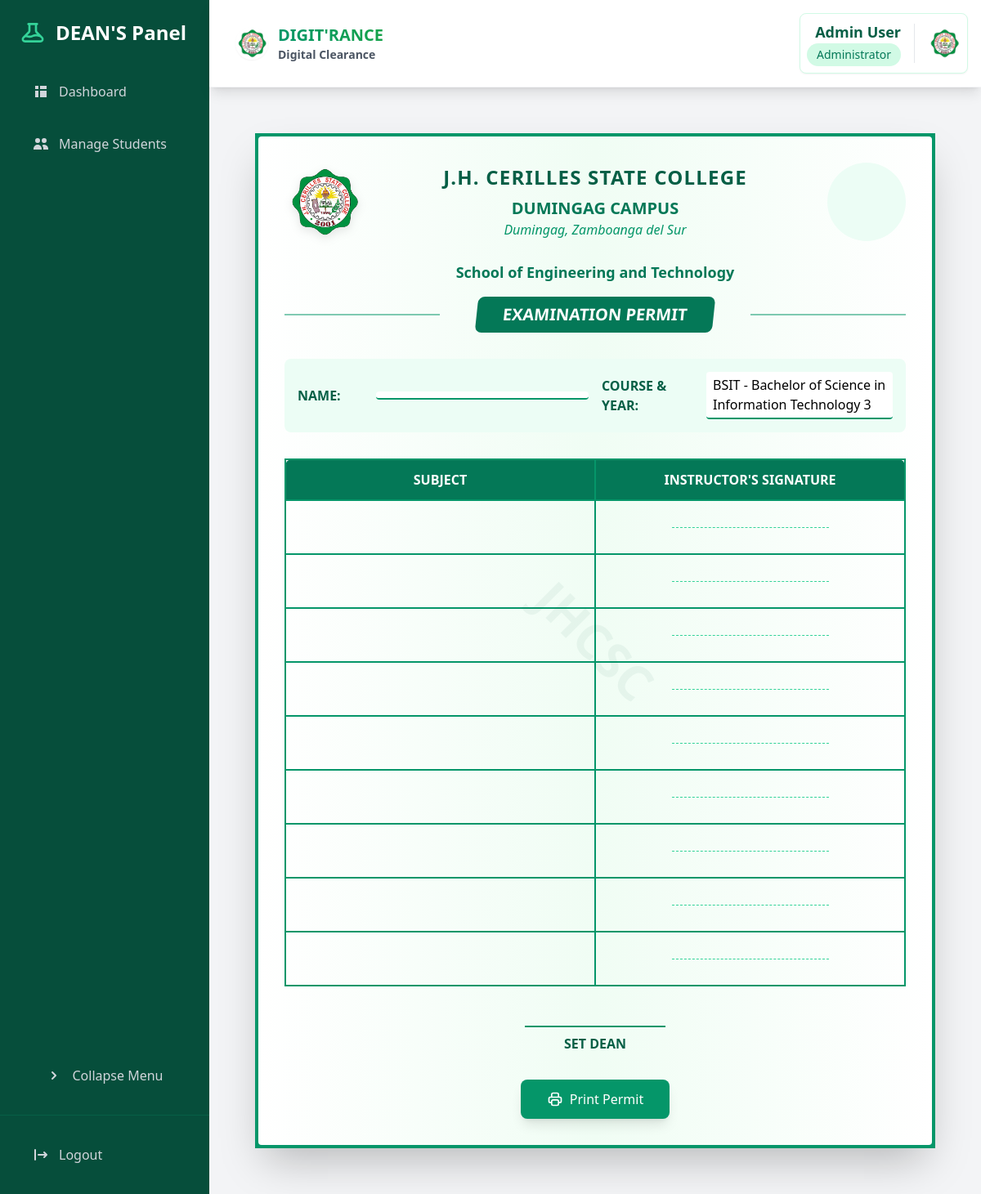
The app's page /program-chair/print-permit/1/ (signed in) with its own data.
### core/models.py (models this page shows, shortened)
class UserProfile(models.Model):
    user = models.OneToOneField(User, on_delete=models.CASCADE)
    profile_picture = models.ImageField(upload_to='admin_profiles/', null=True, blank=True)
    def get_profile_picture_url(self):
        return self.profile_picture.url if self.profile_picture else static('img/default-profile.png')

class Student(models.Model):
    user = models.OneToOneField(User, on_delete=models.CASCADE)
    student_id = models.CharField(max_length=20, unique=True)
    course = models.ForeignKey(Course, on_delete=models.PROTECT)
    year_level = models.IntegerField()
    is_boarder = models.BooleanField(default=False)
    created_at = models.DateTimeField(auto_now_add=True)
    is_approved = models.BooleanField(default=False)
    rejection_reason = models.TextField(blank=True, null=True)
    profile_picture = models.ImageField(upload_to='student_profiles/', null=True, blank=True)

class Course(models.Model):
    code = models.CharField(max_length=10, unique=True)
    name = models.CharField(max_length=100)
    dean = models.ForeignKey(Dean, on_delete=models.CASCADE, related_name='courses')
    is_active = models.BooleanField(default=True)
    created_at = models.DateTimeField(auto_now_add=True)
    updated_at = models.DateTimeField(auto_now=True)
    class Meta:
        ordering = ['code']
    def __str__(self):
        return f"{self.code} - {self.name}"

### core/views.py (the view)
# urls.py: path('program-chair/print-permit/<int:student_id>/', views.print_permit, name='print_permit'),
@login_required
def print_permit(request, student_id):
    student = get_object_or_404(Student, id=student_id)
    return render(request, 'core/print_permit.html', {
        'student': student,
        'logo_url': 'images/logo.png',
    })

### templates/core/print_permit.html (shortened to what this page needs)
{% extends "base.html" %}
{% load static %}
{% block sidebar %}
{% include "components/program_chair_sidenav.html" %}
{% endblock %}
{% block content %}
<div id="print-section" class="max-w-4xl mx-auto p-8">
    <div class="border-4 border-emerald-600 p-8 bg-white shadow-2xl relative" style="background: linear-gradient(to right, #ffffff, #f0fdf4, #ffffff);">
        <div class="absolute top-0 right-0 w-20 h-20 border-r-4 border-t-4 border-emerald-600 -m-1 rounded-tr-lg"></div>
        <div class="absolute bottom-0 left-0 w-20 h-20 border-l-4 border-b-4 border-emerald-600 -m-1 rounded-bl-lg"></div>
        <div class="absolute bottom-0 right-0 w-20 h-20 border-r-4 border-b-4 border-emerald-600 -m-1 rounded-br-lg"></div>
        <div class="text-center mb-8 relative">
            <div class="flex justify-between items-center mb-6">
                <div class="w-24 h-24">
                    <img src="{% static 'img/permit_logo.png' %}" alt="JHCSC Logo"
                         class="w-full h-full object-contain transform hover:scale-105 transition-transform duration-300"
                         style="filter: drop-shadow(0 4px 6px rgba(0, 0, 0, 0.1));">
                </div>
                <div class="flex-1 px-4">
                    <h1 class="text-2xl font-bold text-emerald-800 tracking-wider">J.H. CERILLES STATE COLLEGE</h1>
                    <h2 class="text-xl font-semibold text-emerald-700 mt-2">DUMINGAG CAMPUS</h2>
                    <p class="text-emerald-600 italic">Dumingag, Zamboanga del Sur</p>
                </div>
                <div class="w-24 h-24">
                    {% if student.program_chair.dean.logo %}
                        <img src="{{ student.program_chair.dean.logo.url }}"
                             alt="{{ student.program_chair.dean.name }} Logo"
                             class="w-full h-full object-contain transform hover:scale-105 transition-transform duration-300"
                             style="filter: drop-shadow(0 4px 6px rgba(0, 0, 0, 0.1));">
                    {% else %}
                        <div class="w-full h-full flex items-center justify-center bg-emerald-50 rounded-full">
                        </div>
                    {% endif %}
                </div>
            </div>
            <div class="mt-6">
                <h3 class="text-lg font-bold text-emerald-700">School of Engineering and Technology</h3>
                <div class="relative mt-4">
                    <div class="absolute w-1/4 h-px bg-emerald-600 left-0 top-1/2 transform -translate-y-1/2"></div>
                    <div class="absolute w-1/4 h-px bg-emerald-600 right-0 top-1/2 transform -translate-y-1/2"></div>
                    <h4 class="text-xl font-bold inline-block bg-emerald-700 text-white py-2 px-8 rounded-lg transform -skew-x-6">
                        EXAMINATION PERMIT
                    </h4>
                </div>
            </div>
        </div>
        <div class="mb-8 space-y-4 bg-emerald-50 p-4 rounded-lg">
            <div class="grid grid-cols-2 gap-4">
                <div class="flex items-center">
                    <span class="font-bold text-emerald-800 w-24">NAME:</span>
                    <span class="flex-1 border-b-2 border-emerald-600 px-2 py-1 bg-white rounded">{{ student.full_name }}</span>
                </div>
                <div class="flex items-center">
                    <span class="font-bold text-emerald-800 w-32">COURSE & YEAR:</span>
                    <span class="flex-1 border-b-2 border-emerald-600 px-2 py-1 bg-white rounded">{{ student.course }} {{ student.year_level }}</span>
                </div>
            </div>
        </div>
        <div class="mt-8">
            <table class="w-full border-collapse">
                <thead>
                    <tr class="bg-emerald-700 text-white">
                        <th class="border-2 border-emerald-600 p-3 w-1/2 rounded-tl-lg">SUBJECT</th>
                        <th class="border-2 border-emerald-600 p-3 w-1/2 rounded-tr-lg">INSTRUCTOR'S SIGNATURE</th>
                    </tr>
                </thead>
                <tbody>
                    {% for i in "123456789"|make_list %}
                    <tr class="hover:bg-emerald-50">
                        <td class="border-2 border-emerald-600 p-4 text-emerald-800">
                            <div class="h-8 flex items-center px-2"></div>
                        </td>
                        <td class="border-2 border-emerald-600 p-4">
                            <div class="h-8 flex items-center justify-center">
                                <div class="w-48 border-b border-emerald-400 border-dashed"></div>
                            </div>
                        </td>
                    </tr>
                    {% endfor %}
                </tbody>
            </table>
        </div>
        <div class="mt-12 text-center">
            <div class="border-t-2 border-emerald-600 pt-2 inline-block px-12">
                <p class="font-semibold text-emerald-800">SET DEAN</p>
            </div>
        </div>
        <div class="absolute inset-0 flex items-center justify-center opacity-5 pointer-events-none">
            <span class="text-6xl font-bold text-emerald-800 rotate-45">JHCSC</span>
        </div>
        <div class="mt-8 text-center print:hidden">
            <button onclick="window.print()"
                    class="bg-emerald-600 text-white px-8 py-3 rounded-lg hover:bg-emerald-700 transition-colors duration-200 shadow-lg">
                <span class="flex items-center justify-center">
                    Print Permit
                </span>
            </button>
        </div>
    </div>
</div>
{% endblock %}

### templates/components/navbar.html (shortened to what this page needs)
{% load static %}
<header class="bg-white shadow-lg p-4 flex justify-between items-center border-b border-gray-100 sticky top-0 z-50">
    <div class="flex items-center">
        <h1 class="text-xl font-bold flex items-center ml-4 text-gray-800">
            <a href="{% url 'home' %}" class="flex items-center group">
                <img src="{% static 'img/permit_logo.png' %}" alt="JHCSC Logo" class="h-10 w-10 mr-3 rounded-full shadow-sm">
                <div class="flex flex-col">
                    <span class="text-gradient bg-clip-text text-transparent bg-gradient-to-r from-emerald-600 to-green-600 group-hover:from-emerald-700 group-hover:to-green-700 transition-all">
                    </span>
                    <span class="text-sm text-gray-600">Digital Clearance</span>
                </div>
            </a>
        </h1>    </div>
    <div class="flex items-center">
        {% if user.is_authenticated %}
            <div class="bg-white rounded-lg shadow-sm border border-emerald-100 hover:shadow-md transition-all duration-200">
                <div class="flex items-center space-x-4 p-2">
                    <div class="flex flex-col items-end">
                        <span class="font-semibold text-lg text-emerald-800">
                            {% if user.programchair %}
                                {{ user.programchair.user.get_full_name }}
                            {% elif user.student %}
                                {{ user.student.user.get_full_name }}
                            {% elif user.staff %}
                                {{ user.staff.user.get_full_name }}
                            {% elif user.is_superuser %}
                                {{ user.get_full_name }}
                            {% else %}
                                {{ user.get_full_name }}
                            {% endif %}
                        </span>
                        <span class="text-sm px-3 py-1 bg-emerald-100 text-emerald-700 rounded-full font-medium">
                            {% if user.programchair %}
                                Program Chair
                            {% elif user.student %}
                                Student
                            {% elif user.staff %}
                                {{ user.staff.office.name }} Staff
                            {% elif user.is_superuser %}
                                Administrator
                            {% endif %}
                        </span>
                    </div>
                    <div class="relative group">
                        {% if user.student %}
                            <img src="{{ user.student.get_profile_picture_url }}"
                                 alt="Profile"
                                 class="w-10 h-10 rounded-full object-cover">
                        {% elif user.programchair %}
                            <img src="{{ user.programchair.get_profile_picture_url }}"
                                 alt="Profile"
                                 class="w-10 h-10 rounded-full object-cover">
                        {% elif user.staff %}
                            <img src="{{ user.staff.get_profile_picture_url }}"
                                 alt="Profile"
                                 class="w-10 h-10 rounded-full object-cover">
                        {% elif user.is_superuser %}
                            {% if user.userprofile %}
                                <img src="{{ user.userprofile.get_profile_picture_url }}"
                                     alt="Profile"
                                     class="w-10 h-10 rounded-full object-cover">
                            {% else %}
                                <img src="{% static 'img/default-profile.png' %}"
                                     alt="Profile"
                                     class="w-10 h-10 rounded-full object-cover">
                            {% endif %}
                        {% endif %}
                    </div>
                </div>
            </div>
        {% endif %}
    </div>
</header>

### templates/components/navbar.html (style rules this page uses)
.text-gradient { background-size: 100%; -webkit-background-clip: text; -moz-background-clip: text; -webkit-text-fill-color: transparent; -moz-text-fill-color: transparent; }

### records on screen
Student: course "BSIT - Bachelor of Science in Information Technology", year_level "3"

### other values on screen
{{ user.get_full_name }} "Admin User"
